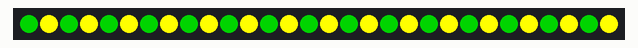
Simulated run of this sketch. Board: ATtiny85, built with avr-gcc and run on an emulated ATtiny85. Parts: 30 RGB LEDs in strip order, left to right.

Above: at 0.1 s.
At 0.6 s:
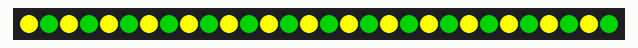

Measured:
- what the display in image 1 shows lasts 0.5 s, from 0.5 s to 1.0 s

The sketch:

ValterFC_LED_WS2812B_digipark_brazil.ino
```cpp
#include <Adafruit_NeoPixel.h>

// Define
#define NUM_LEDS 30 //30 LED'S per strip
#define DATA_PIN 1  //output pin on ATTiny85

// Init Vars
uint8_t j = 0;
uint8_t direction=1;

// Start Strip
Adafruit_NeoPixel strip = Adafruit_NeoPixel(NUM_LEDS, DATA_PIN, NEO_GRB + NEO_KHZ800);

#ifdef __AVR__
  #include <avr/power.h>
#endif

int contador = 0;
int colorTime = 500;

void setup() {
  // This is for Trinket 5V 16MHz, you can remove these three lines if you are not using a Trinket
  #if defined (__AVR_ATtiny85__)
    if (F_CPU == 16000000) clock_prescale_set(clock_div_1);
  #endif
  // End of trinket special code

    // initialize the digital pin as an output.
    //pinMode(0, OUTPUT); //LED on Model B
    pinMode(1, OUTPUT); //LED on Model A

    strip.begin();
    strip.show(); // Initialize all pixels to 'off'
}

void loop() {
    if (contador == 0)
    {
      //digitalWrite(0, HIGH);   // turn the LED on (HIGH is the voltage level)
      digitalWrite(1, HIGH);
      contador = 1;
    } else {
      //digitalWrite(0, LOW);   // turn the LED on (HIGH is the voltage level)
      digitalWrite(1, LOW);
      contador = 0;
    }

    // choose a pattern
    //pickPatternOnePixel();
    colorEvenOdd();

    // set direction
    if (direction == 1) { j++;  } else {  j--; }

    if (j > 254) { direction = 0; }
    if (j < 1) { direction = 1; }
}

/* pick a pattern */
void pickPatternOnePixel() {
    //https://www.rapidtables.com/web/color/Yellow_Color.html

    // CONTINUOUS
    // scanner, color and delay - RGB
    scanner(strip.Color(0,128,0),colorTime);     //green
    scanner(strip.Color(255,255,0),colorTime);   //yellow
    //
    scanner(strip.Color(0,100,0),colorTime);     //darkgreen
    scanner(strip.Color(255,215,0),colorTime);   //gold

    // HALF
    // scanner, color and delay - RGB
    scannerHalf(strip.Color(0,128,0),colorTime);     //green
    scannerHalf(strip.Color(255,255,0),colorTime);   //yellow
    //
    scannerHalf(strip.Color(0,100,0),colorTime);     //darkgreen
    scannerHalf(strip.Color(255,215,0),colorTime);   //gold
}

void colorEvenOdd() {
    uint32_t colorGreen;
    uint32_t colorYellow;

    colorGreen  = strip.Color(0,128,0);   //green
    colorYellow = strip.Color(255,255,0); //yellow

    for (uint16_t i = 0; i < strip.numPixels(); i++) {
        if ( (i % 2) == 0) {
          strip.setPixelColor(i, colorGreen);
        } else {
          strip.setPixelColor(i, colorYellow);
        }
    }
    strip.show();
    delay(colorTime);

    for (uint16_t i = 0; i < strip.numPixels(); i++) {
        if ( (i % 2) == 0) {
          strip.setPixelColor(i, colorYellow);
        } else {
          strip.setPixelColor(i, colorGreen);
        }
    }
    strip.show();
    delay(colorTime);
}


// fast version
void colorFast(uint32_t c, uint8_t wait) {
    for (uint16_t i = 0; i < strip.numPixels(); i++) {
        strip.setPixelColor(i, c);
    }
    strip.show();
    delay(wait);
}

// scanner
void scanner(uint32_t c,uint8_t wait) {
        for(int i=0; i< strip.numPixels(); i++) {
            colorFast(0,0);
            strip.setPixelColor(i,c);
            strip.show();
            delay(wait);
        }
        for(int i=strip.numPixels(); i>0; i--) {
            colorFast(0,0);
            strip.setPixelColor(i,c);
            strip.show();
            delay(wait);
        }
}

// scanner
void scannerHalf(uint32_t c,uint8_t wait) {
    uint8_t k = 0;

    k = strip.numPixels();
    for(int i=0; i< (strip.numPixels() / 2); i++) {
        colorFast(0,0);
        strip.setPixelColor(i,c);
        strip.show();

        k--;
        strip.setPixelColor(k,c);

        strip.show();
        delay(wait);
    }

    k = (strip.numPixels() / 2) + 1;
    for(int i=(strip.numPixels() / 2) - 1; i>1; i--) {
        colorFast(0,0);
        strip.setPixelColor(i,c);
        strip.show();

        k++;
        strip.setPixelColor(k,c);

        strip.show();
        delay(wait);
    }
}
```
